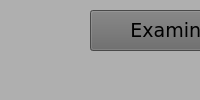
<?xml version="1.0" encoding="UTF-8"?>
<ui version="4.0">
 <class>Artefactos_Endoscopia</class>
 <widget class="QMainWindow" name="Artefactos_Endoscopia">
  <property name="windowTitle">
   <string>MainWindow</string>
  </property>
  <property name="styleSheet">
   <string notr="true">background-color: rgb(231, 236, 255);
background-color: rgb(175, 175, 175);</string>
  </property>
  <widget class="QWidget" name="centralwidget">
   <widget class="QPushButton" name="Examinar">
    <property name="geometry">
     <rect>
      <x>90</x>
      <y>10</y>
      <width>171</width>
      <height>41</height>
     </rect>
    </property>
    <property name="font">
     <font>
      <family>Verdana</family>
      <pointsize>14</pointsize>
     </font>
    </property>
    <property name="styleSheet">
     <string notr="true">background-color: rgb(102, 102, 102);</string>
    </property>
    <property name="text">
     <string>Examinar</string>
    </property>
   </widget>
   <widget class="QPushButton" name="Analizar">
    <property name="geometry">
     <rect>
      <x>70</x>
      <y>400</y>
      <width>201</width>
      <height>41</height>
     </rect>
    </property>
    <property name="font">
     <font>
      <family>Verdana</family>
      <pointsize>14</pointsize>
     </font>
    </property>
    <property name="styleSheet">
     <string notr="true">background-color: rgb(102, 102, 102);</string>
    </property>
    <property name="text">
     <string>Analizar imagen</string>
    </property>
   </widget>
   <widget class="QTextEdit" name="textEdit">
    <property name="geometry">
     <rect>
      <x>400</x>
      <y>200</y>
      <width>171</width>
      <height>121</height>
     </rect>
    </property>
    <property name="font">
     <font>
      <family>Verdana</family>
      <pointsize>12</pointsize>
      <weight>75</weight>
      <bold>true</bold>
     </font>
    </property>
    <property name="styleSheet">
     <string notr="true">background-color: rgb(177, 177, 177);</string>
    </property>
    <property name="html">
     <string>&lt;!DOCTYPE HTML PUBLIC &quot;-//W3C//DTD HTML 4.0//EN&quot; &quot;http://www.w3.org/TR/REC-html40/strict.dtd&quot;&gt;
&lt;html&gt;&lt;head&gt;&lt;meta name=&quot;qrichtext&quot; content=&quot;1&quot; /&gt;&lt;style type=&quot;text/css&quot;&gt;
p, li { white-space: pre-wrap; }
&lt;/style&gt;&lt;/head&gt;&lt;body style=&quot; font-family:'Verdana'; font-size:12pt; font-weight:600; font-style:normal;&quot;&gt;
&lt;p align=&quot;center&quot; style=&quot;-qt-paragraph-type:empty; margin-top:0px; margin-bottom:0px; margin-left:0px; margin-right:0px; -qt-block-indent:0; text-indent:0px;&quot;&gt;&lt;br /&gt;&lt;/p&gt;&lt;/body&gt;&lt;/html&gt;</string>
    </property>
   </widget>
   <widget class="QSlider" name="horizontalSlider">
    <property name="geometry">
     <rect>
      <x>820</x>
      <y>380</y>
      <width>160</width>
      <height>22</height>
     </rect>
    </property>
    <property name="maximum">
     <number>100</number>
    </property>
    <property name="orientation">
     <enum>Qt::Horizontal</enum>
    </property>
   </widget>
   <widget class="QRadioButton" name="radioButton">
    <property name="geometry">
     <rect>
      <x>740</x>
      <y>380</y>
      <width>71</width>
      <height>17</height>
     </rect>
    </property>
    <property name="text">
     <string>Manual</string>
    </property>
   </widget>
   <widget class="QRadioButton" name="automatica">
    <property name="geometry">
     <rect>
      <x>650</x>
      <y>380</y>
      <width>81</width>
      <height>17</height>
     </rect>
    </property>
    <property name="text">
     <string>Automatica</string>
    </property>
   </widget>
   <widget class="QLabel" name="label">
    <property name="geometry">
     <rect>
      <x>540</x>
      <y>370</y>
      <width>101</width>
      <height>31</height>
     </rect>
    </property>
    <property name="font">
     <font>
      <family>Verdana</family>
      <pointsize>12</pointsize>
      <weight>75</weight>
      <bold>true</bold>
     </font>
    </property>
    <property name="text">
     <string>Corrección</string>
    </property>
   </widget>
   <widget class="QLabel" name="label_2">
    <property name="geometry">
     <rect>
      <x>30</x>
      <y>80</y>
      <width>351</width>
      <height>291</height>
     </rect>
    </property>
    <property name="styleSheet">
     <string notr="true">background-color: rgb(175, 175, 175);</string>
    </property>
    <property name="text">
     <string/>
    </property>
   </widget>
   <widget class="QLabel" name="label_3">
    <property name="geometry">
     <rect>
      <x>590</x>
      <y>80</y>
      <width>351</width>
      <height>291</height>
     </rect>
    </property>
    <property name="styleSheet">
     <string notr="true">background-color: rgb(175, 175, 175);</string>
    </property>
    <property name="text">
     <string/>
    </property>
   </widget>
   <widget class="QLabel" name="label_4">
    <property name="geometry">
     <rect>
      <x>410</x>
      <y>150</y>
      <width>131</width>
      <height>31</height>
     </rect>
    </property>
    <property name="font">
     <font>
      <family>Verdana</family>
      <pointsize>12</pointsize>
      <weight>75</weight>
      <bold>true</bold>
     </font>
    </property>
    <property name="text">
     <string>Se detectaron:</string>
    </property>
   </widget>
   <widget class="QPushButton" name="Corregir">
    <property name="geometry">
     <rect>
      <x>680</x>
      <y>410</y>
      <width>121</width>
      <height>31</height>
     </rect>
    </property>
    <property name="font">
     <font>
      <family>Verdana</family>
      <pointsize>14</pointsize>
     </font>
    </property>
    <property name="styleSheet">
     <string notr="true">background-color: rgb(102, 102, 102);</string>
    </property>
    <property name="text">
     <string>Corregir</string>
    </property>
   </widget>
   <widget class="QComboBox" name="popup">
    <property name="geometry">
     <rect>
      <x>950</x>
      <y>200</y>
      <width>251</width>
      <height>31</height>
     </rect>
    </property>
    <property name="font">
     <font>
      <family>Verdana</family>
      <pointsize>10</pointsize>
      <weight>75</weight>
      <bold>true</bold>
     </font>
    </property>
    <item>
     <property name="text">
      <string/>
     </property>
    </item>
    <item>
     <property name="text">
      <string>Guardar imagen original</string>
     </property>
    </item>
    <item>
     <property name="text">
      <string>Guardar imagen corregida</string>
     </property>
    </item>
    <item>
     <property name="text">
      <string>Guardar imagen sin etiquetas</string>
     </property>
    </item>
    <item>
     <property name="text">
      <string>Descargar mascara binaria de RE</string>
     </property>
    </item>
    <item>
     <property name="text">
      <string/>
     </property>
    </item>
   </widget>
   <widget class="QPushButton" name="pushButton">
    <property name="geometry">
     <rect>
      <x>1040</x>
      <y>250</y>
      <width>75</width>
      <height>23</height>
     </rect>
    </property>
    <property name="font">
     <font>
      <family>Verdana</family>
      <pointsize>12</pointsize>
      <weight>75</weight>
      <bold>true</bold>
     </font>
    </property>
    <property name="styleSheet">
     <string notr="true">background-color: rgb(102, 102, 102);</string>
    </property>
    <property name="text">
     <string>ok</string>
    </property>
   </widget>
   <widget class="QComboBox" name="popup_DM">
    <property name="geometry">
     <rect>
      <x>950</x>
      <y>200</y>
      <width>251</width>
      <height>31</height>
     </rect>
    </property>
    <property name="font">
     <font>
      <family>Verdana</family>
      <pointsize>10</pointsize>
      <weight>75</weight>
      <bold>true</bold>
     </font>
    </property>
    <item>
     <property name="text">
      <string/>
     </property>
    </item>
    <item>
     <property name="text">
      <string>Guardar imagen original</string>
     </property>
    </item>
    <item>
     <property name="text">
      <string>Guardar imagen sin etiquetas</string>
     </property>
    </item>
    <item>
     <property name="text">
      <string>Eliminar imagen</string>
     </property>
    </item>
   </widget>
   <widget class="QComboBox" name="popup_NO">
    <property name="geometry">
     <rect>
      <x>950</x>
      <y>200</y>
      <width>251</width>
      <height>31</height>
     </rect>
    </property>
    <property name="font">
     <font>
      <family>Verdana</family>
      <pointsize>10</pointsize>
      <weight>75</weight>
      <bold>true</bold>
     </font>
    </property>
    <item>
     <property name="text">
      <string/>
     </property>
    </item>
    <item>
     <property name="text">
      <string>Guardar imagen original</string>
     </property>
    </item>
    <item>
     <property name="text">
      <string>Guardar imagen sin etiquetas</string>
     </property>
    </item>
    <item>
     <property name="text">
      <string/>
     </property>
    </item>
   </widget>
   <widget class="QComboBox" name="popup_DOS">
    <property name="geometry">
     <rect>
      <x>950</x>
      <y>200</y>
      <width>251</width>
      <height>31</height>
     </rect>
    </property>
    <property name="font">
     <font>
      <family>Verdana</family>
      <pointsize>10</pointsize>
      <weight>75</weight>
      <bold>true</bold>
     </font>
    </property>
    <item>
     <property name="text">
      <string/>
     </property>
    </item>
    <item>
     <property name="text">
      <string>Guardar imagen original</string>
     </property>
    </item>
    <item>
     <property name="text">
      <string>Guardar imagen corregida</string>
     </property>
    </item>
    <item>
     <property name="text">
      <string>Guardar imagen sin etiquetas</string>
     </property>
    </item>
    <item>
     <property name="text">
      <string>Descargar mascara binaria de RE</string>
     </property>
    </item>
    <item>
     <property name="text">
      <string>Eliminar imagen</string>
     </property>
    </item>
   </widget>
   <zorder>Examinar</zorder>
   <zorder>Analizar</zorder>
   <zorder>textEdit</zorder>
   <zorder>horizontalSlider</zorder>
   <zorder>radioButton</zorder>
   <zorder>automatica</zorder>
   <zorder>label</zorder>
   <zorder>label_2</zorder>
   <zorder>label_3</zorder>
   <zorder>label_4</zorder>
   <zorder>popup</zorder>
   <zorder>pushButton</zorder>
   <zorder>popup_DM</zorder>
   <zorder>Corregir</zorder>
   <zorder>popup_NO</zorder>
   <zorder>popup_DOS</zorder>
  </widget>
  <widget class="QMenuBar" name="menubar">
   <property name="geometry">
    <rect>
     <x>0</x>
     <y>0</y>
     <width>1223</width>
     <height>21</height>
    </rect>
   </property>
  </widget>
  <widget class="QStatusBar" name="statusbar"/>
 </widget>
 <resources/>
 <connections/>
</ui>
